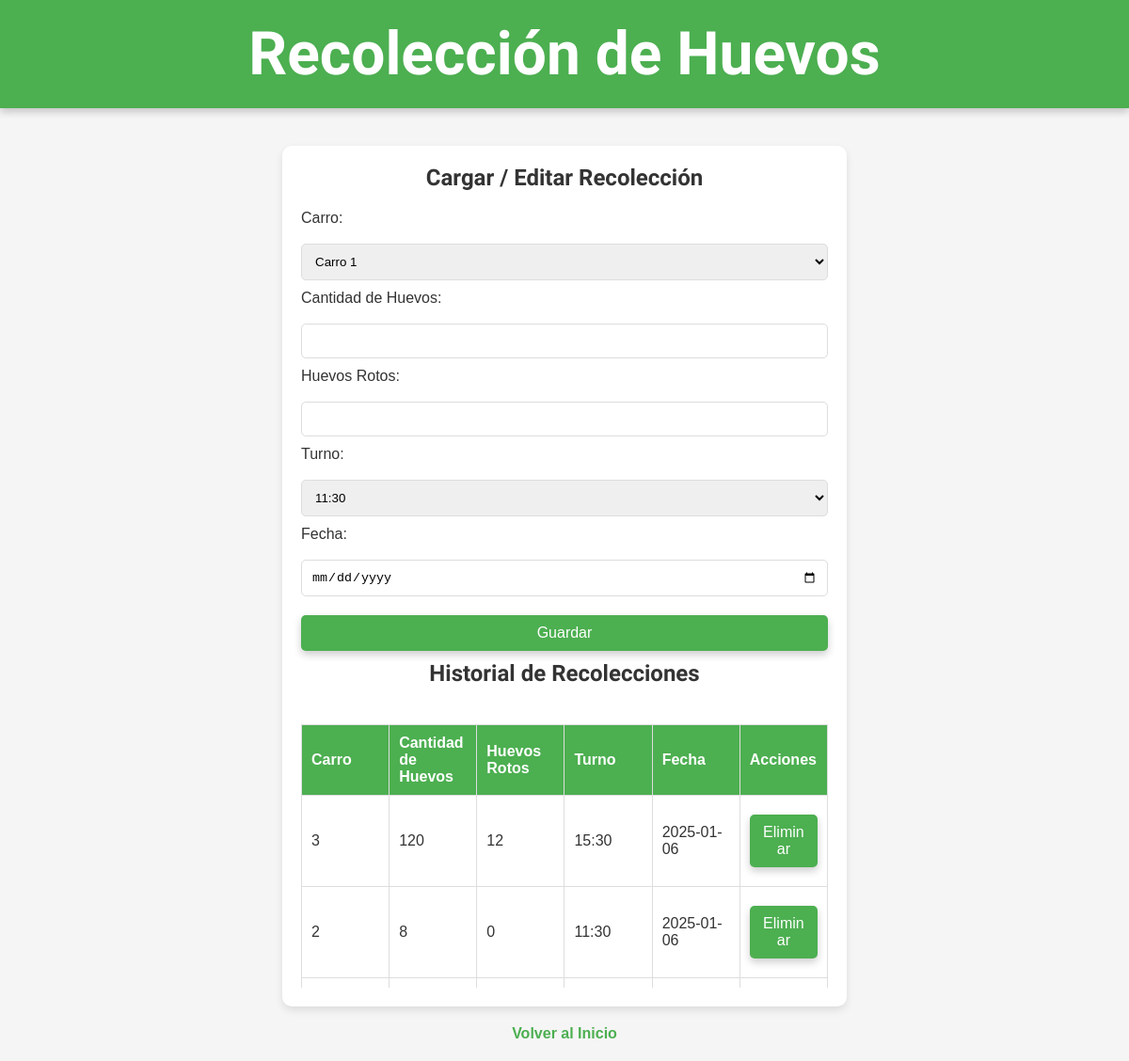
Before: /recolectar with the older database file.
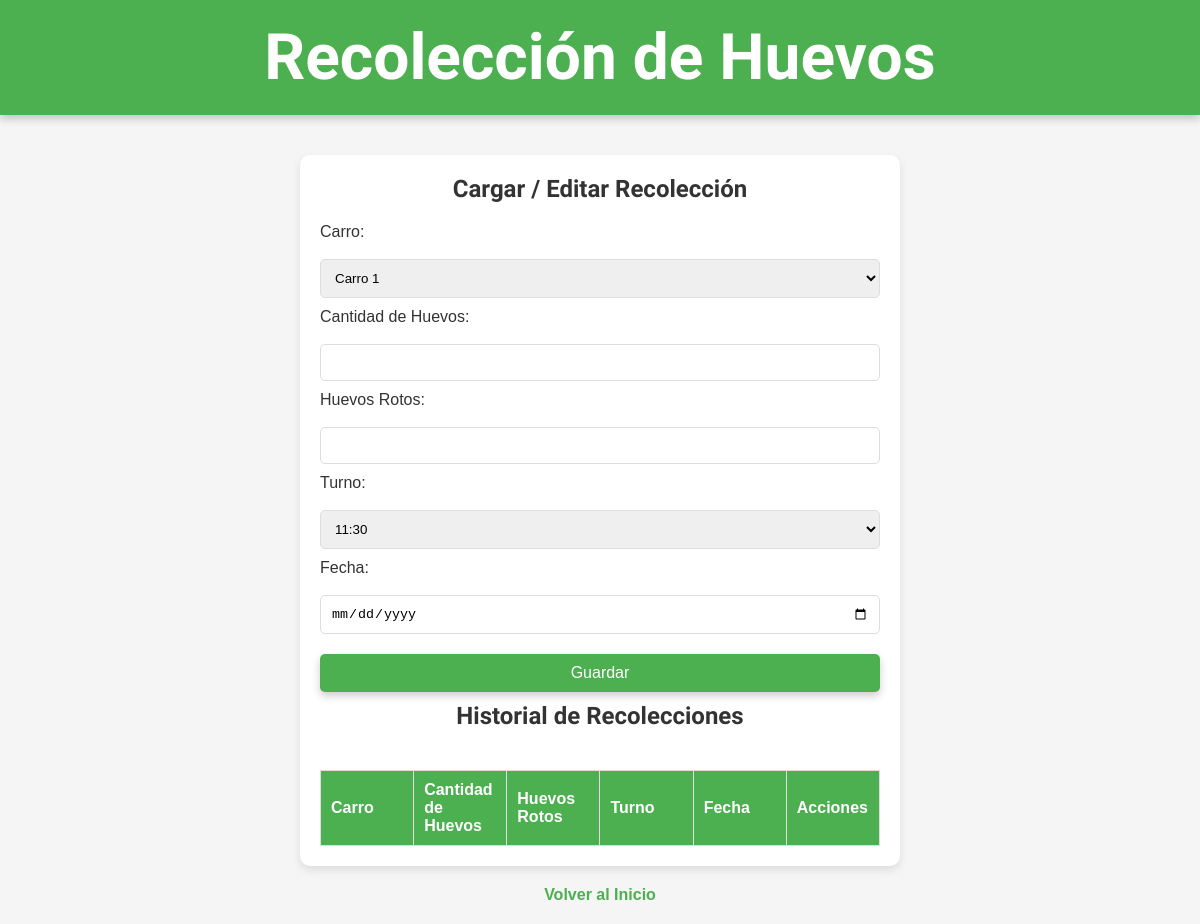
After: the same page with the newer database file.
### tables this page shows
CREATE TABLE recolecciones (
    id INTEGER PRIMARY KEY AUTOINCREMENT,
    carro INTEGER NOT NULL,
    cantidad_huevos INTEGER NOT NULL,
    turno TEXT NOT NULL,
    fecha DATE DEFAULT CURRENT_DATE
, huevos_rotos INTEGER DEFAULT 0);

### app.py (the view, shortened to what this page needs)
@app.route('/recolectar', methods=['GET', 'POST'])
def recolectar():
    conn = sqlite3.connect('campo_libre.db')
    conn.row_factory = sqlite3.Row
    cursor = conn.cursor()
    cursor.execute("SELECT * FROM recolecciones ORDER BY fecha DESC")
    recolecciones = cursor.fetchall()
    conn.close()
    return render_template('recolectar.html', recolecciones=recolecciones)

### templates/recolectar.html (shortened to what this page needs)
<!DOCTYPE html>
<html lang="es">
<head>
    <link rel="stylesheet" href="/static/css/recolectar.css">
</head>
<body>
    <header>
        <h1>Recolección de Huevos</h1>
    </header>
    <section>
        <h2>Cargar / Editar Recolección</h2>
        <form id="form-recoleccion" action="/recolectar" method="POST">
            <label for="carro">Carro:</label>
            <select name="carro" id="carro" required>
                <option value="1">Carro 1</option>
            </select>
            <label for="cantidad_huevos">Cantidad de Huevos:</label>
            <input type="number" name="cantidad_huevos" id="cantidad_huevos" required>
            <label for="huevos_rotos">Huevos Rotos:</label>
            <input type="number" name="huevos_rotos" id="huevos_rotos" required>
            <label for="turno">Turno:</label>
            <select name="turno" id="turno" required>
                <option value="11:30">11:30</option>
            </select>
            <label for="fecha">Fecha:</label>
            <input type="date" name="fecha" id="fecha" required>
            <button type="submit" id="guardar-btn">Guardar</button>
        </form>
        <h2>Historial de Recolecciones</h2>
        <div class="historial-container">
            <table>
                <thead>
                    <tr>
                        <th>Carro</th>
                        <th>Cantidad de Huevos</th>
                        <th>Huevos Rotos</th>
                        <th>Turno</th>
                        <th>Fecha</th>
                        <th>Acciones</th>
                    </tr>
                </thead>
                <tbody>
                    {% for recoleccion in recolecciones %}
                    <tr>
                        <td>{{ recoleccion['carro'] }}</td>
                        <td>{{ recoleccion['cantidad_huevos'] }}</td>
                        <td>{{ recoleccion['huevos_rotos'] }}</td>
                        <td>{{ recoleccion['turno'] }}</td>
                        <td>{{ recoleccion['fecha'] }}</td>
                        <td>
                            <form action="/recolectar" method="POST" style="display: inline;">
                                <button type="submit" class="eliminar-btn">Eliminar</button>
                            </form>
                        </td>
                    </tr>
                    {% endfor %}
                </tbody>
            </table>
        </div>
    </section>
    <a class="volver" href="/">Volver al Inicio</a>
</body>
</html>

Changed rows visible on the page:
removed recolecciones: carro "3", cantidad_huevos "120", huevos_rotos "12", turno "15:30", fecha "2025-01-06"
removed recolecciones: carro "2", cantidad_huevos "8", huevos_rotos "0", turno "11:30", fecha "2025-01-06"
